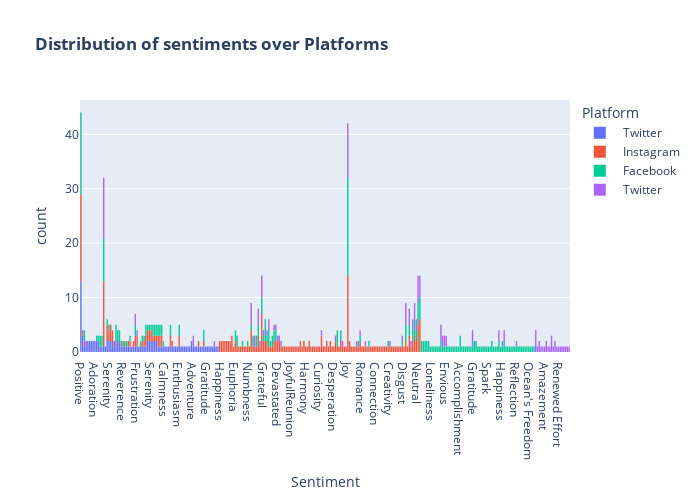

The cell this chart's notebook holds for it:
### Code cell
plt.figure(figsize=(10,10))
fig = px.histogram(data,x="Sentiment", color="Platform", title="<b>Distribution of sentiments over Platforms</b>")
fig.update_layout(width=700, height=500, bargap=0.2)
fig.show()

### Figure 1 — Plotly figure (JSON) as saved in the notebook; plotly's stock layout.template omitted (floating-point values rounded to 4 significant figures; data arrays with more than 128 entries replaced by an {"elided": "..."} marker saying what was removed)
{"data": [{"alignmentgroup": "True", "bingroup": "x", "hovertemplate": "Platform= Twitter  <br>Sentiment=%{x}<br>count=%{y}<extra></extra>", "legendgroup": " Twitter  ", "marker": {"color": "#636efa", "pattern": {"shape": ""}}, "name": " Twitter  ", "offsetgroup": " Twitter  ", "orientation": "v", "showlegend": true, "type": "histogram", "x": [" Positive  ", " Negative  ", " Positive  ", " Negative  ", " Negative  ", " Neutral   ", " Positive  ", " Positive  ", " Positive  ", " Positive  ", " Positive  ", " Positive  ", " Positive  ", " Positive  ", " Positive  ", " Positive  ", " Positive  ", " Anger        ", " Disgust      ", " Love         ", " Admiration   ", " Disappointed ", " Adoration    ", " Calmness     ", " Kind         ", " Anger        ", " Disgust      ", " Love         ", " Admiration   ", " Disappointed ", " Adoration    ", " Calmness     ", " Kind         ", " Acceptance   ", " Bitter       ", " Excitement ", " Shame ", " Elation       ", " Serenity      ", " Empowerment   ", " Arousal       ", " Reverence     ", " Contentment   ", " Hope          ", " Tenderness    ", " Fulfillment  ", " Elation       ", " Serenity      ", " Empowerment   ", " Arousal       ", " Reverence ", " Contentment   ", " Hope          ", " Tenderness    ", " Fulfillment   ", " Despair         ", " Jealousy        ", " Boredom         ", " Helplessness    ", " Disgust         ", " Loneliness ", " Frustration ", " Intimidation ", " Regret         ", " Grief           ", " Resentment      ", " Curiosity       ", " Numbness        ", " Ambivalence     ", " Serenity        ", " Confusion       ", " Nostalgia       ", " Determination   ", " Indifference    ", " Melancholy      ", " Acceptance      ", " Numbness        ", " Ambivalence     ", " Serenity        ", " Confusion       ", " Nostalgia       ", " Determination   ", " Determination ", " Calmness      ", " Gratitude   ", " Overjoyed     ", " Gratitude     ", " Contemplation ", " Satisfaction  ", " Anticipation  ", " Appreciation  ", " Enthusiasm    ", " Wonderment    ", " Happiness     ", " Intrigue      ", " DreamChaser   ", " Pensive ", " Creativity   ", " Rejuvenation ", " Adventure ", " Melodic       ", " Freedom       ", " Reflection    ", " ArtisticBurst ", " Rejuvenation ", " CulinaryOdyssey ", " Excitement   ", " Immersion ", " Gratitude    ", " Loneliness    ", " Betrayal      ", " Regret        ", " Disappointment ", " Sorrow      ", " Ruins      "], "xaxis": "x", "yaxis": "y"}, {"alignmentgroup": "True", "bingroup": "x", "hovertemplate": "Platform= Instagram <br>Sentiment=%{x}<br>count=%{y}<extra></extra>", "legendgroup": " Instagram ", "marker": {"color": "#EF553B", "pattern": {"shape": ""}}, "name": " Instagram ", "offsetgroup": " Instagram ", "orientation": "v", "showlegend": true, "type": "histogram", "x": {"elided": "258 str values"}, "xaxis": "x", "yaxis": "y"}, {"alignmentgroup": "True", "bingroup": "x", "hovertemplate": "Platform= Facebook <br>Sentiment=%{x}<br>count=%{y}<extra></extra>", "legendgroup": " Facebook ", "marker": {"color": "#00cc96", "pattern": {"shape": ""}}, "name": " Facebook ", "offsetgroup": " Facebook ", "orientation": "v", "showlegend": true, "type": "histogram", "x": {"elided": "231 str values"}, "xaxis": "x", "yaxis": "y"}, {"alignmentgroup": "True", "bingroup": "x", "hovertemplate": "Platform= Twitter <br>Sentiment=%{x}<br>count=%{y}<extra></extra>", "legendgroup": " Twitter ", "marker": {"color": "#ab63fa", "pattern": {"shape": ""}}, "name": " Twitter ", "offsetgroup": " Twitter ", "orientation": "v", "showlegend": true, "type": "histogram", "x": [" Zest ", " Proud ", " Compassionate ", " Inspired ", " Serenity ", " Grateful ", " Proud ", " Inspired ", " Free-spirited ", " Hopeful ", " Hopeful ", " Proud ", " Inspired ", " Free-spirited ", " Hopeful ", " Hopeful ", " Proud ", " Loneliness ", " Apprehensive ", " Devastated ", " Dismissive ", " Fearful ", " Jealous ", " Envious ", " Bitterness ", " Fearful ", " Jealous ", " Envious ", " Frustrated ", " Melancholy ", " Desolation ", " Loneliness ", " Heartbreak ", " Resilience ", " Regret ", " Desolation ", " Heartbreak ", " Nostalgia ", " Despair ", " Loss ", " Happiness ", " Gratitude ", " Joy ", " Love ", " Surprise ", " Inspiration ", " Reflection ", " Exploration ", " Amazement ", " Captivation ", " Awe ", " Adventure ", " Energy ", " Serenity ", " Charm ", " Creativity ", " Pride ", " Iconic ", " Excitement ", " Pride ", " Inspiration ", " Satisfaction ", " Inspiration ", " Captivation ", " Thrill ", " Disappointment ", " Obstacle ", " Renewed Effort ", " Despair ", " Adventure ", " Breakthrough ", " Envisioning History ", " Mesmerizing ", " Thrilling Journey ", " Creative Inspiration ", " Whispers of the Past ", " Excitement ", " Frustration ", " Satisfaction ", " Joy ", " Excitement ", " Pride ", " Joy ", " Curiosity ", " Gratitude ", " Curiosity ", " Contentment ", " Contentment ", " Joy ", " Contentment ", " Gratitude ", " Joy ", " Joy ", " Contentment ", " Gratitude ", " Joy ", " Curiosity ", " Excitement ", " Excitement ", " Excitement ", " Excitement ", " Joy ", " Joy ", " Excitement ", " Embarrassed ", " Mischievous ", " Embarrassed ", " Joy ", " Excitement ", " Excitement ", " Excitement ", " Embarrassed ", " Sad ", " Sad ", " Sad ", " Bad ", " Bad ", " Hate ", " Hate ", " Neutral ", " Neutral ", " Neutral ", " Neutral ", " Neutral ", " Happy ", " Happy ", " Happy ", " Happy "], "xaxis": "x", "yaxis": "y"}], "layout": {"bargap": 0.2, "barmode": "relative", "height": 500, "legend": {"title": {"text": "Platform"}, "tracegroupgap": 0}, "title": {"text": "<b>Distribution of sentiments over Platforms</b>"}, "width": 700, "xaxis": {"anchor": "y", "autorange": true, "domain": [0, 1], "range": [-0.5, 278.5], "title": {"text": "Sentiment"}, "type": "category"}, "yaxis": {"anchor": "x", "autorange": true, "domain": [0, 1], "range": [0, 46.32], "title": {"text": "count"}}}}
